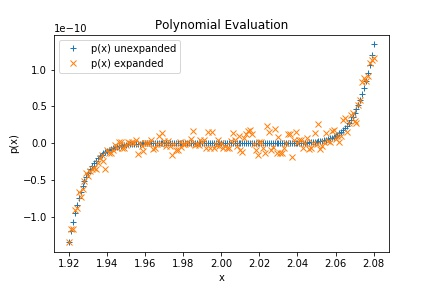

Python code for this plot:
# -*- coding: utf-8 -*-
"""
SCMP Assignment 1 Problem 1

@author: harsh
"""
from __future__ import division
import math
import numpy as np
import matplotlib.pyplot as plt

def p(x):
    return (x-2)**9

def p_exp(x):
    exp = 	(1*(x**9))  		\
    		-(18*(x**8))  		\
    		+(144*(x**7))  		\
    		-(672*(x**6))  		\
    		+(2016*(x**5))  	\
    		-(4032*(x**4))  	\
    		+(5376*(x**3)) 		\
    		-(4608*(x**2)) 		\
    		+(2304*(x**1))  	\
    		-(512*(x**0))
    return exp

xspace = np.array([i/1000 for i in range(1920,2081)])
y_p = np.array([p(x) for x in xspace])
y_pexp = np.array([p_exp(x) for x in xspace])

same = True

if not same: plt.subplot(2, 1, 1)
plt.title('Polynomial Evaluation')
plt.plot(xspace, y_p,marker='+',label='p(x) unexpanded',linestyle='')
plt.ylabel('p(x) unexpanded')
if not same: plt.subplot(2, 1, 2)
plt.plot(xspace, y_pexp,marker='x',label='p(x) expanded',linestyle='')
plt.xlabel('x')
plt.ylabel('p(x) expanded')

if same:
    plt.ylabel('p(x)')
    plt.legend()
plt.savefig('problem1.jpg')
plt.show()
    